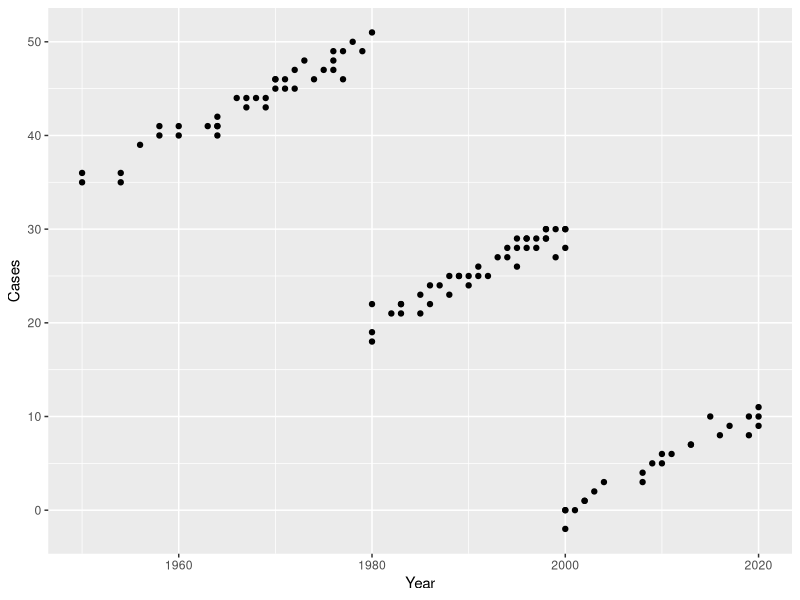
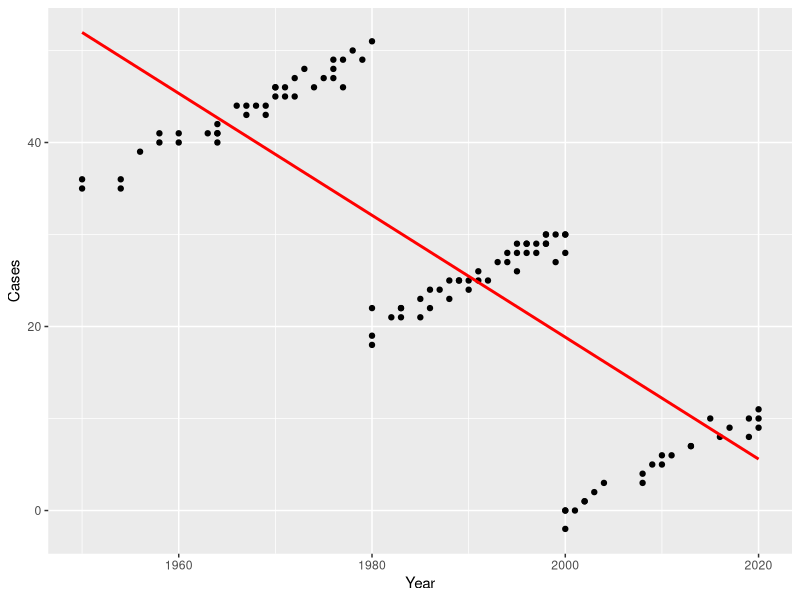
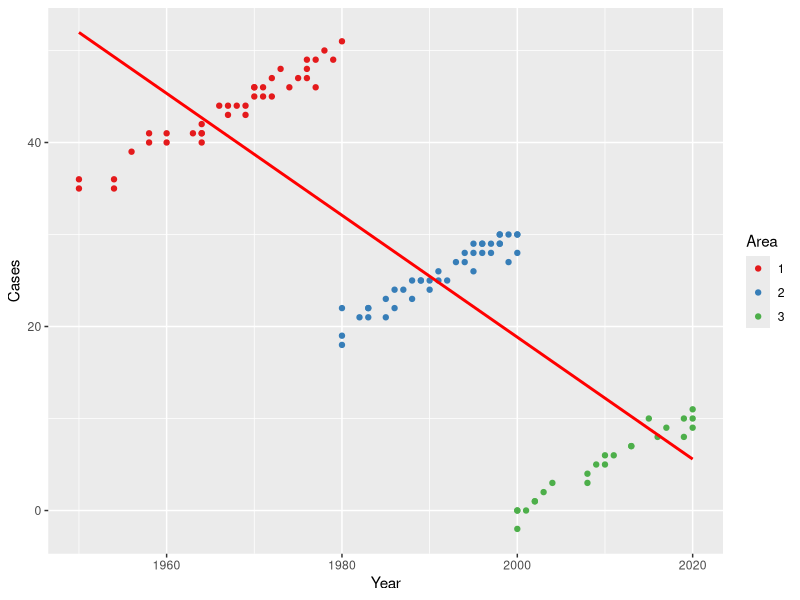
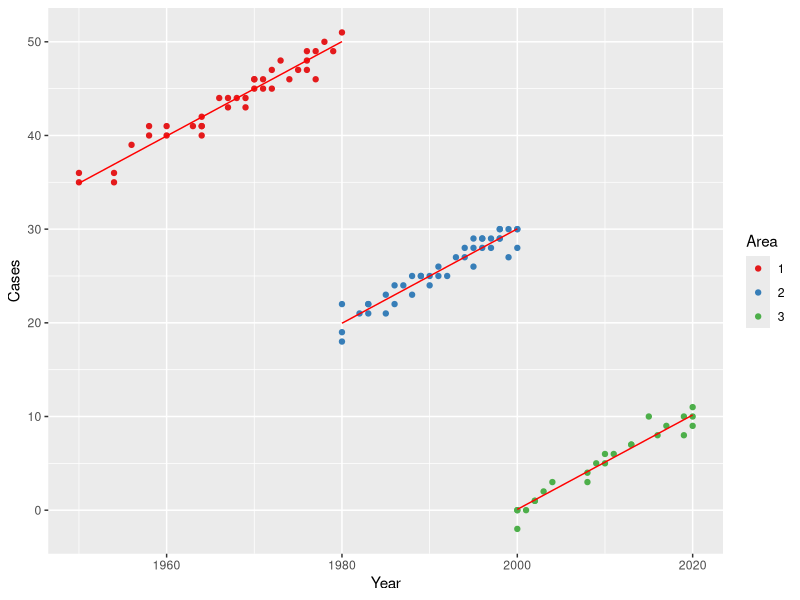
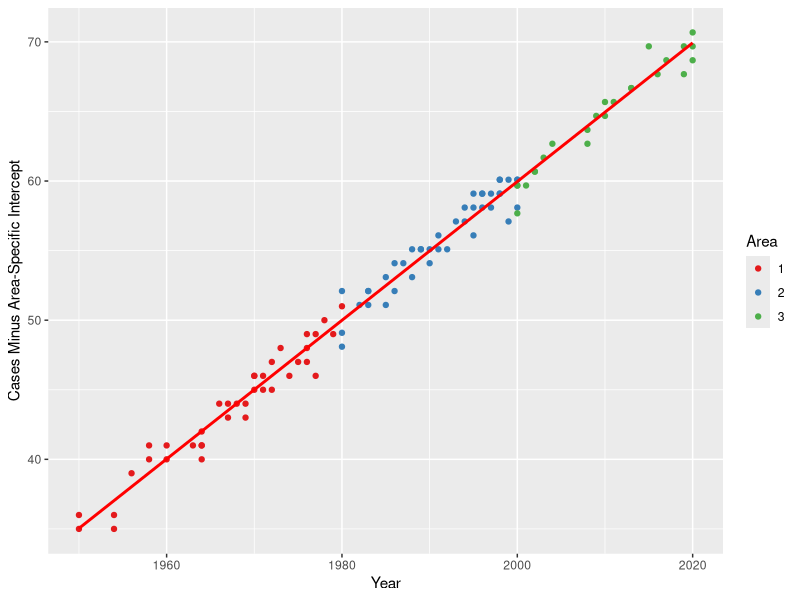

Reproduce these figures in R, in order.
## ---- chunk 1
library(data.table)
library(lme4)
library(ggplot2)
set.seed(4)

fylkeIntercepts <- data.table(fylke = 1:3, fylkeIntercepts = c(30, 0, -30))

d <- data.table(fylke = rep(1:3, each = 100))
d <- merge(d, fylkeIntercepts, by = "fylke")
d[, mainIntercept := 5]
d[, x := runif(.N)]
d[, year := sample(c(1950:2020), .N, replace = T)]
d[, yearMinus1950 := year - 1950]
d[, mu := mainIntercept + fylkeIntercepts + 0.5 * yearMinus1950]
d[, y := round(rnorm(.N, mu, sd = 1))]
# d[,y:=rpois(.N,mu)]

d[fylke == 1 & !year %in% c(1950:1980), y := NA]
d[fylke == 2 & !year %in% c(1980:2000), y := NA]
d[fylke == 3 & !year %in% c(2000:2020), y := NA]

d <- na.omit(d)
## ---- chunk 2
q <- ggplot(d, aes(x = year, y = y))
q <- q + geom_point()
q <- q + scale_x_continuous("Year")
q <- q + scale_y_continuous("Cases")
q
## ---- chunk 3
q <- ggplot(d, aes(x = year, y = y))
q <- q + geom_point()
q <- q + stat_smooth(method = "lm", se = F, colour = "red")
q <- q + scale_x_continuous("Year")
q <- q + scale_y_continuous("Cases")
q
## ---- chunk 4
q <- ggplot(d, aes(x = year, y = y))
q <- q + geom_point(mapping = aes(colour = as.factor(fylke)))
q <- q + stat_smooth(method = "lm", se = F, colour = "red")
q <- q + scale_x_continuous("Year")
q <- q + scale_y_continuous("Cases")
q <- q + scale_colour_brewer("Area", palette = "Set1")
q
## ---- chunk 5
fit <- lm(y ~ as.factor(fylke) + yearMinus1950, data = d)
d[, p := predict(fit, newdata = d)]

q <- ggplot(d, aes(x = year, y = y))
q <- q + geom_point(mapping = aes(colour = as.factor(fylke)))
q <- q + geom_line(mapping = aes(y = p, group = as.factor(fylke)), colour = "red")
q <- q + scale_x_continuous("Year")
q <- q + scale_y_continuous("Cases")
q <- q + scale_colour_brewer("Area", palette = "Set1")
q
## ---- chunk 6
d[, yMinusIntercept := y]
d[fylke == 2, yMinusIntercept := y - -30.0944]
d[fylke == 3, yMinusIntercept := y - -59.6795]

q <- ggplot(d, aes(x = year, y = yMinusIntercept))
q <- q + geom_point(mapping = aes(colour = as.factor(fylke)))
q <- q + stat_smooth(method = "lm", se = F, colour = "red")
q <- q + scale_x_continuous("Year")
q <- q + scale_y_continuous("Cases Minus Area-Specific Intercept")
q <- q + scale_colour_brewer("Area", palette = "Set1")
q
## ---- chunk 7
fit <- lm(y ~ as.factor(fylke) + yearMinus1950, data = d)
summary(fit)
## ---- chunk 8
fit <- lme4::lmer(y ~ yearMinus1950 + (1 | fylke), data = d)
summary(fit)

lme4::ranef(fit)
